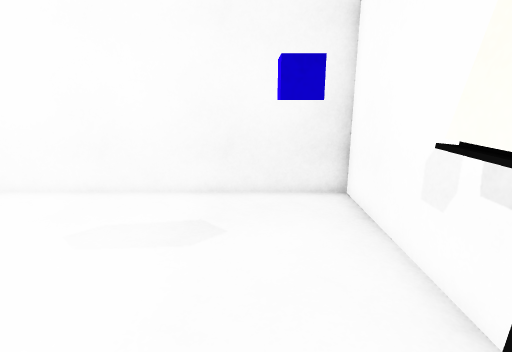
[1] (above)

15 first-person views from a walk through a 3-D level made in the Unity game engine. The camera is 1.5 m above the floor, tilts 14° down and sees 80° across. The floor is counted in squares, 0.5 m on a side. Each view is taken from the middle of a square. On the plan, view 1 faces up. The plan holds only what a view shows up to about 20 squares ahead; the rest is blank. The player is left out. Some animated figures are not drawn. Surface patterns are stand-ins for the level's own textures.

[2]
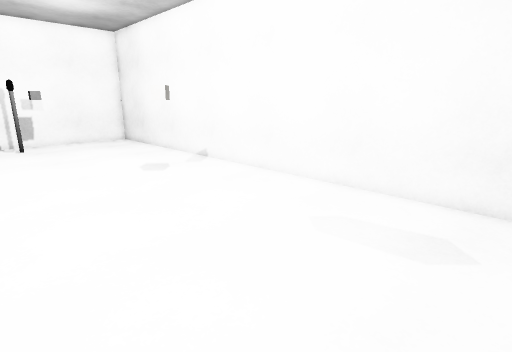

[3]
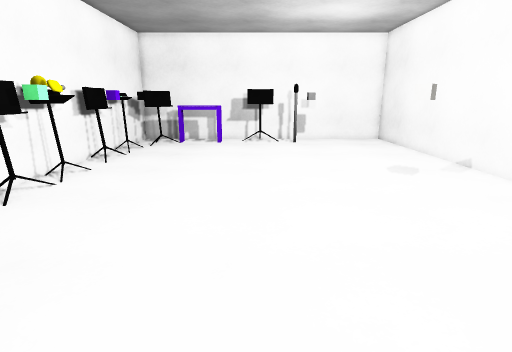

[4]
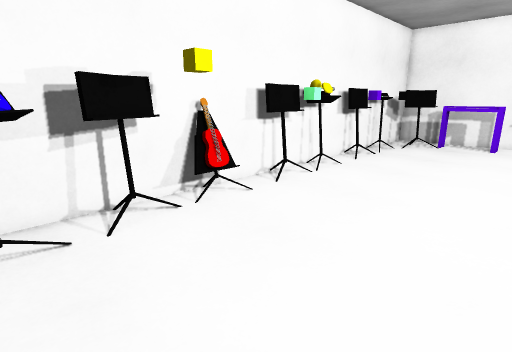

[5]
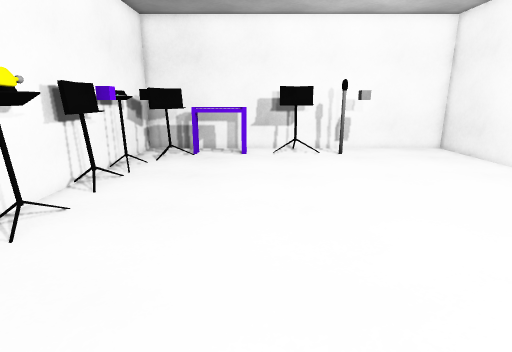

[6]
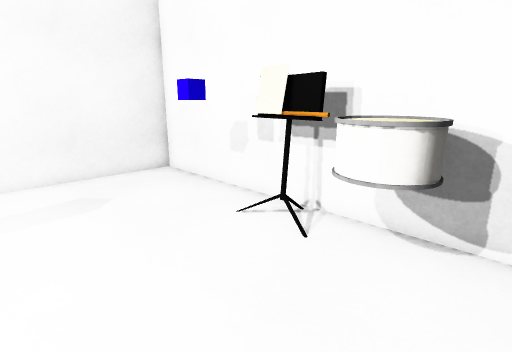

[7]
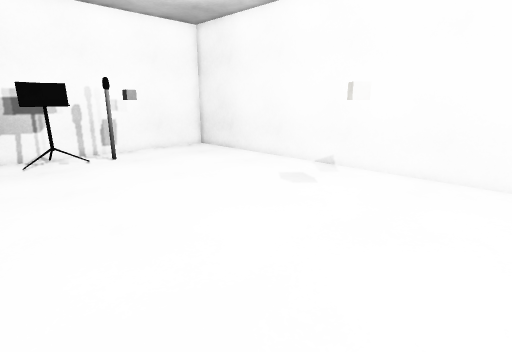

[8]
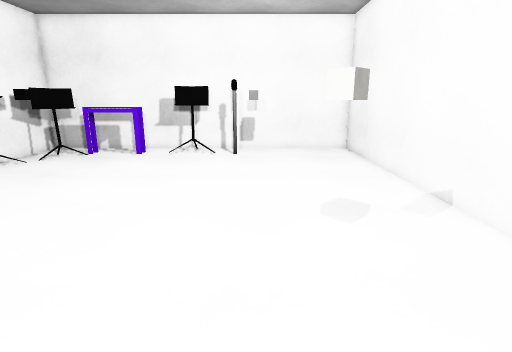

[9]
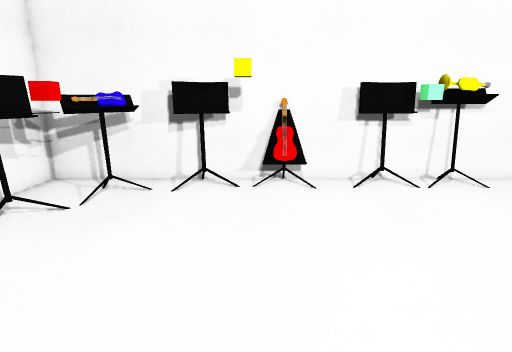

[10]
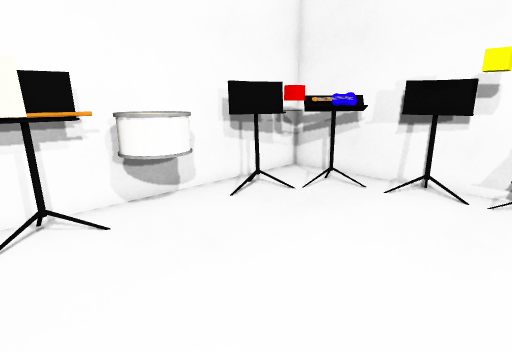

[11]
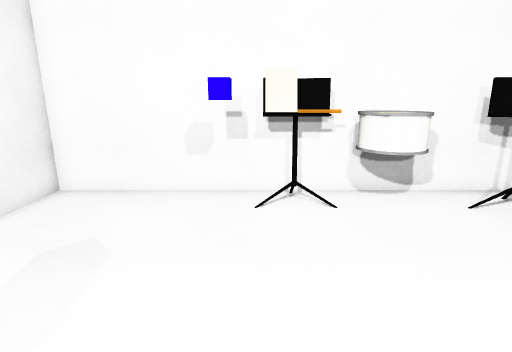

[12]
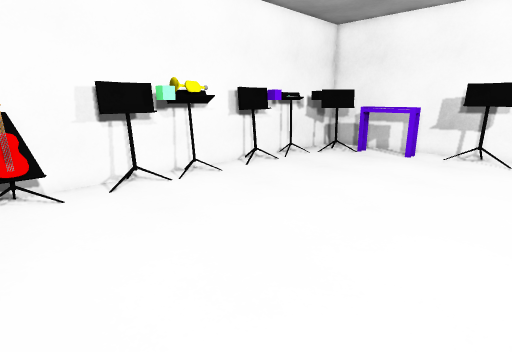

[13]
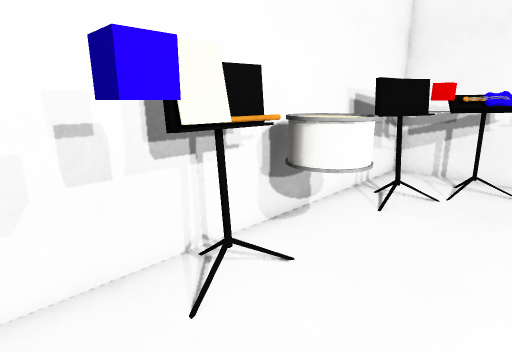

[14]
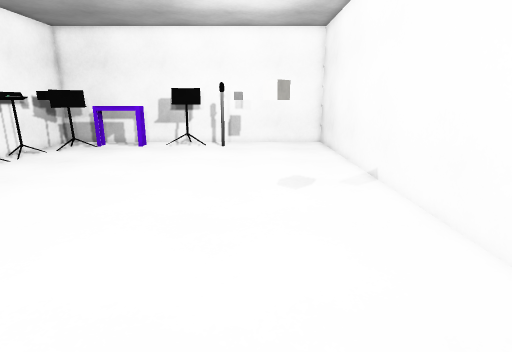

[15]
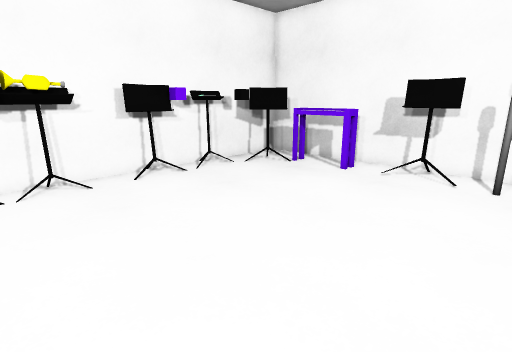

### Floor plan
Key: @ floor where view 1 was taken; # wall or solid block; x gap in a wall; . floor; = window, fence, low wall or low ledge; ^ raised ledge; G guitar.
Columns run from 24 left of view 1 to 3 right of it. Each row starts with its distance up from view 1.
 10 ############################
  9 #..........................#
  8 #..........................#
  7 #..........................#
  6 #..........................#
  5 #..........................#
  4 #..........................#
  3 #.#.......................##
  2 #.........................##
  1 ##........................##
  0 ##......................@^^#
 -1 # .......................^^#
 -2 #........................###
 -3 #^^.......................##
 -4 #^^......................##
 -5 #^^......................#
 -6 #.x.....................##
 -7 #.##.................  ##
 -8 #..# #### .#####.=G ###
 -9 #####   ##### #######

Positions as (right, up) in squares from view 1, and headings:
1: (0, 0), facing up
2: (0, 0), facing up-left
3: (0, 0), facing left
4: (0, 0), facing down-left
5: (-5, -2), facing left
6: (-4, -3), facing up-right
7: (-6, -3), facing up-left
8: (-5, 4), facing left
9: (-5, 3), facing down
10: (-6, 3), facing down-right
11: (-7, 3), facing right
12: (-5, 3), facing down-left
13: (-2, 5), facing down-right
14: (-2, 5), facing left
15: (-10, 4), facing down-left
